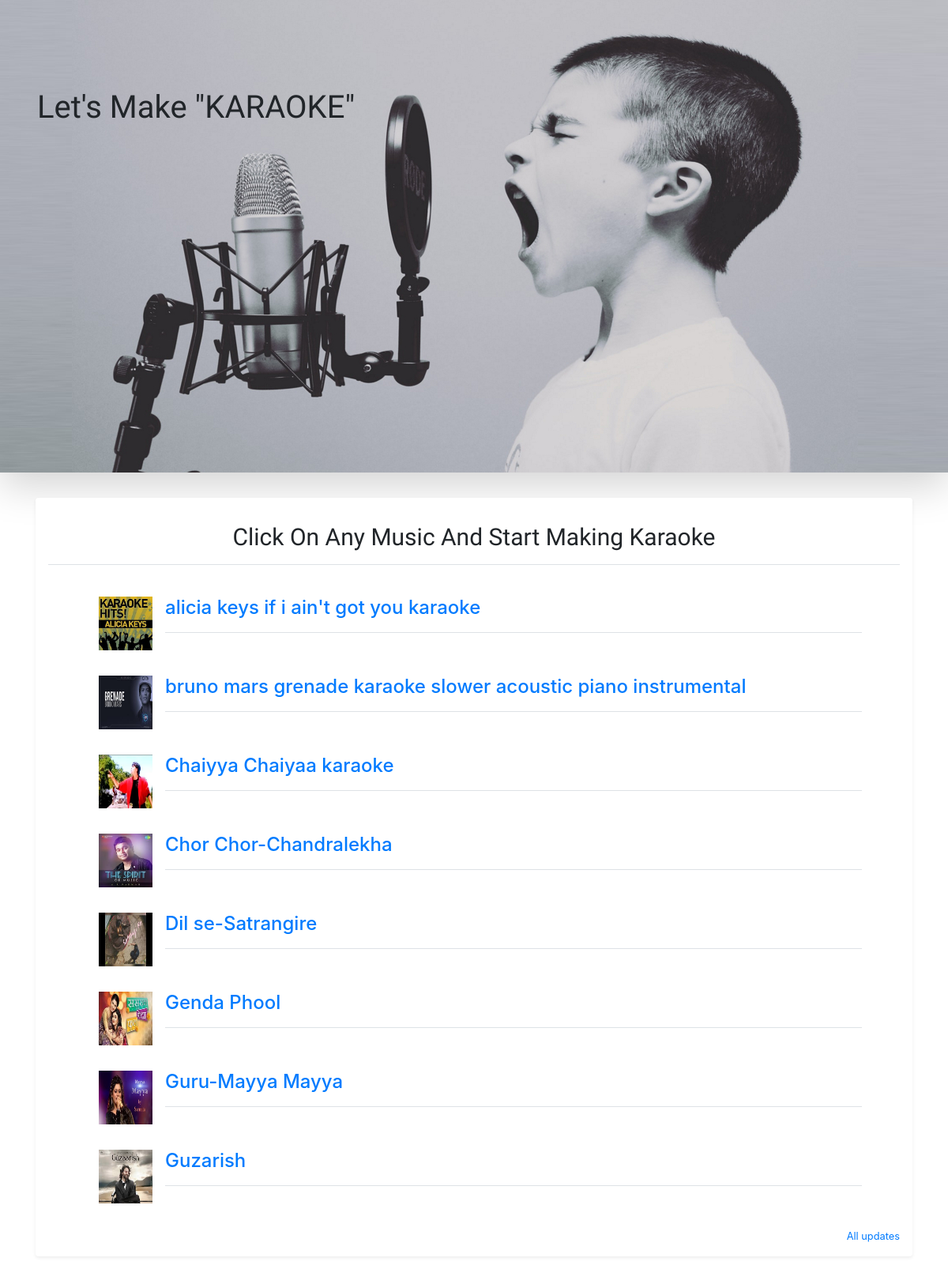
The page / on the database its author committed.
### home/models.py (models this page shows, shortened)
class Song(models.Model):
    sno = models.AutoField(primary_key=True)
    songFile = models.FileField(upload_to="home/music",blank=True)
    songName = models.CharField(max_length=500)
    image = models.ImageField(upload_to="home/images/songimages",blank=True)
    slug = models.CharField(max_length=500,default='')

### home/views.py (the view)
# urls.py: 2. Add a URL to urlpatterns:  path('', views.home, name='home')
def home(request):
    allsongs = Song.objects.all()
    contex = {'allsongs': allsongs}
    return render(request, 'home/home.html',contex)

### templates/home/home.html (shortened to what this page needs)
<!doctype html>
<html lang="en">
<head>
  <link rel="stylesheet" href="https://stackpath.bootstrapcdn.com/bootstrap/4.5.2/css/bootstrap.min.css"
>
</head>
<body>
  <div class="jumbotron shadow-lg" style="background: url('../media/home/images/img/jumbotron2.jpg') no-repeat center center;width:100%;
  height: 100%; border-radius: 0px; ">
    <div class="container" style="height:470px; font-family: 'El Messiri', sans-serif; font-size: 30px;">
      <div class="pt-5">
        <h1>Let's Make "KARAOKE"</h1>
      </div>
    </div>
  </div>
  <div class="container">
    <div class="my-3 p-3 bg-white rounded shadow-sm">
      <div class="mb-4">
      <h2 class="border-bottom border-gray text-center p-3"
        style="font-family: 'El Messiri', sans-serif; font-size: 30px;">Click On Any Music And Start Making Karaoke</h2>
      </div>
        {% for song in allsongs %}
      <div class="media text-muted px-5">
        <img src="{{song.image.url}}" alt="" class="p-3" style="width: 100px;height: 100px;">
        <h4 class="media-body pb-3 mb-0 mt-3 lh-125 border-bottom border-gray">
            <a href="{{song.slug}}" id="signUpBig">{{song.songName}}</a>
        </h4>
      </div>
      {% endfor %}
      <small class="d-block text-right mt-3">
        <a href="#">All updates</a>
      </small>
    </div>
  </div>
</body>
</html>

### rows shown on the page
Song: image (picture), songName "alicia keys if i ain't got you karaoke"
Song: image (picture), songName "bruno mars grenade karaoke slower acoustic piano instrumental"
Song: image (picture), songName "Chaiyya Chaiyaa karaoke"
Song: image (picture), songName "Chor Chor-Chandralekha"
Song: image (picture), songName "Dil se-Satrangire"
Song: image (picture), songName "Genda Phool"
Song: image (picture), songName "Guru-Mayya Mayya"
Song: image (picture), songName "Guzarish"
